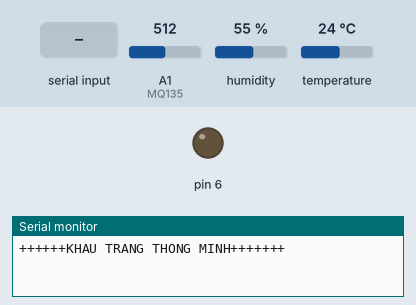
Simulated run of this sketch. Board: Arduino Uno, built with avr-gcc and run on an emulated ATmega328P. Shown: output pins drawn as LEDs (lit = HIGH), the last lines printed to the serial monitor. Inputs (shaded band) come from the test bench; at power-on: A1 (MQ135) = 512, humidity 55 %, temperature 24 °C.

Above: at 1.2 s.
1.3 s: "bat quat" received over Serial
At 2.0 s:
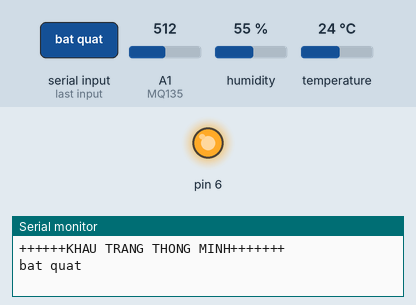
2.8 s: "tat quat" received over Serial
At 3.2 s:
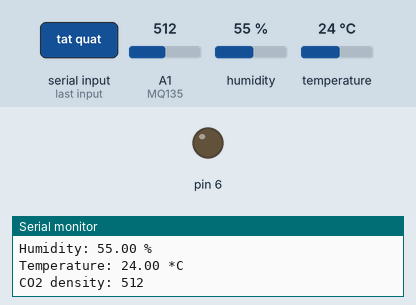
Timing chart, 0 to 5.8 s (numbered marks = the images above; inputs shaded):
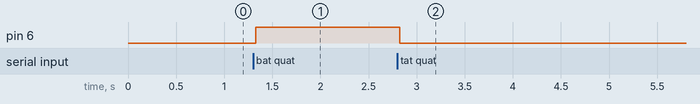

Measured:
- after the input at 1.3 s, pin 6: LOW → HIGH at once
- after the input at 2.8 s, pin 6: HIGH → LOW at once

The sketch:

sp_safeMask.ino
```cpp
#include <DHT.h>
#include <Arduino.h>

#define DHTPIN PD3
#define MQ135 PC1
#define QUAT PC6


#ifdef DHTPIN
#define DHTTYPE DHT11
DHT dht(DHTPIN, DHTTYPE);
float dht_tem, dht_hum;
float readDhtHum() {
  return dht.readHumidity();
}
float readDhtTemp() {
  return dht.readTemperature();
}
#endif

#ifdef MQ135
int co2;
#endif

String readString;
unsigned long lastGet;

void setup() {
  // put your setup code here, to run once:
  Serial.begin(9600);
  Serial.println("++++++KHAU TRANG THONG MINH+++++++");
  Serial.println("");
#ifdef DHTPIN
  dht.begin();
#endif
  pinMode(QUAT, OUTPUT);
}

void loop() {
  // put your main code here, to run repeatedly:
  while (Serial.available()) {
    delay(3);
    char c = Serial.read();
    readString += c;
  }
  if (readString.length() > 0) {
    Serial.println(readString);
    if (readString == "bat quat") {
      digitalWrite(QUAT, HIGH);
    }
    if (readString == "tat quat") {
      digitalWrite(QUAT, LOW);
    }
    readString = "";
  }

  if (millis() - lastGet > 3000) {
    dht22_mq();
    lastGet = millis();
  }
}

void dht22_mq() {
  float h = dht.readHumidity();
  // Read temperature as Celsius (the default)
  float t = dht.readTemperature();
  // Read temperature as Fahrenheit (isFahrenheit = true)
  //  float f = dht.readTemperature(true);
  int co2 = analogRead(MQ135);

  Serial.print("Humidity: ");
  Serial.print(h);
  Serial.println(" %\t");
  Serial.print("Temperature: ");
  Serial.print(t);
  Serial.println(" *C ");
  Serial.print("CO2 density: ");
  Serial.println(co2);
  Serial.println("");

}
```
